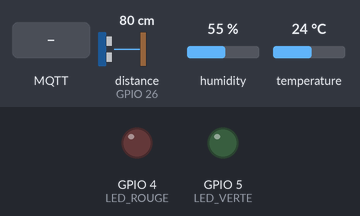
The sketch below on a simulated ESP32. On the bench: output pins drawn as LEDs (lit = HIGH). The test bench sets the inputs (shaded band); at power-on: distance to the obstacle (sensor on GPIO 26) 80 cm, humidity 55 %, temperature 24 °C. The echo pulse lasts 58.3 µs per cm; WiFi joins after 1.5 s; servers stay silent unless stated; no MQTT or app messages arrive unless stated; pins used as bus, display or sensor lines are not drawn; what the sketch prints to the serial monitor is not drawn.

Above: at 2.7 s.
2.8 s: MQTT message "ON" arrives on the first subscribed topic
At 3.1 s:
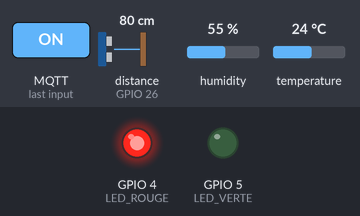
6.5 s: MQTT message "ON" arrives on the first subscribed topic
At 10.6 s:
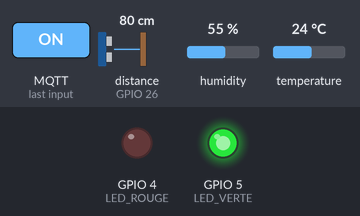
11.5 s: distance to the obstacle (sensor on GPIO 26) set to 23 cm
16.2 s: distance to the obstacle (sensor on GPIO 26) set to 19 cm
At 20.5 s:
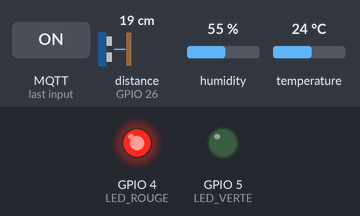
21.5 s: distance to the obstacle (sensor on GPIO 26) set to 35 cm
At 25.6 s:
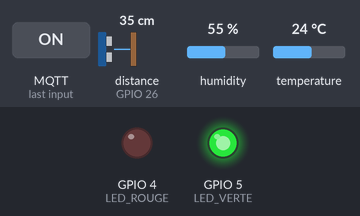
Timing chart, 0 to 27.1 s (numbered marks = the images above; inputs shaded):
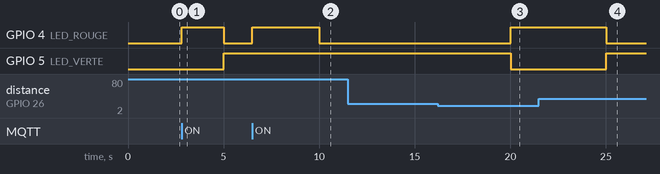

Measured:
- the behaviour switches between 21 and 20 cm on distance to the obstacle (sensor on GPIO 26) (found by bisection; images 2 and 3)
- after the input at 2.8 s, GPIO 4 (LED_ROUGE): LOW → HIGH at once, → LOW 2.2 s later
- after the input at 6.5 s, GPIO 4 (LED_ROUGE): LOW → HIGH at once, → LOW 3.5 s later
- after the input at 11.5 s, every drawn part: stays the same
- after the input at 16.2 s, GPIO 4 (LED_ROUGE): LOW → HIGH after 3.8 s; GPIO 5 (LED_VERTE): HIGH → LOW after 3.8 s
- after the input at 21.5 s, GPIO 4 (LED_ROUGE): HIGH → LOW after 3.5 s; GPIO 5 (LED_VERTE): LOW → HIGH after 3.5 s

The sketch:

sketch_dec10a.ino
```cpp
#include <WiFi.h>
#include <PubSubClient.h>
#include <DHT.h>

// ======================================================
// 🔧 WIFI
// ======================================================
const char *ssid = "Box_Wifi";
const char *password = "AFJAD@2002!";

// ======================================================
// 🔐 MQTT TLS
// ======================================================
const char *mqtt_server = "192.168.1.136";
const int mqtt_port = 11883;
const char *mqtt_user = "esp32";
const char *mqtt_pass = "admin123";

// ======================================================
// 📌 CERTIFICAT CA
// ======================================================
static const char ca_cert[] PROGMEM = R"EOF(
-----BEGIN CERTIFICATE-----
MIIFozCCA4ugAwIBAgIUDSjPZkf6QOgO+hJUgfOp62lDCgUwDQYJKoZIhvcNAQEL
BQAwYTELMAkGA1UEBhMCTUcxEzARBgNVBAgMCk1hZGFnYXNjYXIxFTATBgNVBAcM
DEFudGFuYW5hcml2bzEVMBMGA1UECgwMSW9ULVNlY3VyaXR5MQ8wDQYDVQQDDAZJ
b1QtQ0EwHhcNMjUxMjEwMTMwNzIyWhcNMzUxMjA4MTMwNzIyWjBhMQswCQYDVQQG
EwJNRzETMBEGA1UECAwKTWFkYWdhc2NhcjEVMBMGA1UEBwwMQW50YW5hbmFyaXZv
MRUwEwYDVQQKDAxJb1QtU2VjdXJpdHkxDzANBgNVBAMMBklvVC1DQTCCAiIwDQYJ
KoZIhvcNAQEBBQADggIPADCCAgoCggIBANYdIcjT4mA1qZrdp7Ftwe9C00JFVqus
8/UdqIyG7sIfCHaRFDX91EilMn/0+KgLXOe2ZSTfWqy1oKLH/zn/Ayp39vnAlctb
BNGXEEaAHLGALtUO9JyW1VElgU501BvdUim9lf16QLAyfa9qBOuXcNFSxZdlcJw9
nXGCCG/kJwkng9oi+auYFvwCh85pzkcVi82b9YdOh2Iaoy/koA5WX316jXDCttiE
CPIUfCJN+N7zjwlbfC1YSU0WTIkju1A1lsvYQcALA8OUKn7rv1B9PHNoV86bNA52
Ehm4akQhozeSbqEFJAsRznXiFWcXHrEY9FVl6vwYAu2SvJY80+9Ug1HypIwgCZGP
3b0JopMYWfM8dwCijM6ErAnLo3EMbt8v4cCZUYltsd688ThjqlagROn1lXibUW7L
MLiH1wkxZVyUuV+37RW+N0AckURfsMcOazfvQRm9zR6Jg6CjYvUk5iPXx+ZEzkiS
7l06DGv4nScTmznHV4IcMs64r9zTl159aTvcZQHA0DfbCJOfavzBlCNNJBy1bliw
woIcvXMxqpYL0GtjZXu1OE28ziXSruNIHnLuId2bqUV11DuOKCXBgkgfOwePdBkl
Fikq1+g8IzprYHVJ+i/Apla9dTI01dJzHp7w44FkASaSl1M4xislOgvRXpoUiMtU
d/gQFy3XqY5nAgMBAAGjUzBRMB0GA1UdDgQWBBQLNxANJUVWrGpvJ03cqpw5zjLb
oTAfBgNVHSMEGDAWgBQLNxANJUVWrGpvJ03cqpw5zjLboTAPBgNVHRMBAf8EBTAD
AQH/MA0GCSqGSIb3DQEBCwUAA4ICAQCUw5AyUObWgD8yStEJ34PmzekqkNVQGGhY
q7j975fNszAZ3k+Ex6V8Cbnxi1i+BU+NsIi1HsfcYtuMowQYgbjoCxasDdr89gak
qVptE9bVywdJhCnxSrDAWjse8n5EzjgCA7ZP9xitf2OMM8BSat35I52eqMhgBhWi
0ud0Y2xVMDg55gN+N5/jB2TPR3HaQ7xByqyRCNWlurf3OTs3HrHEDSwagokQ8vY8
9mLHzmoC7RfGST/ZLZENVPszEzXAtvPQG8iGYy54wovt8tLj4Pdvw+yeUACKIzFS
gpwRUgDFdg6voR2UYXfQX0fhnAvHtL6Md7uHzYss2paJcWB26+Jg4vg+GNTwDf4a
xVtOm+/S2P0n+YyASAkwOtJCeg+THzSfohGo4W+hYPd3B8mHV5AOMzdTqDqPeplD
9HhfmNkP4FdSUjYx26MkTU0a7K/XhtDcRhqdbLg145uWqNAgTkIn+k8IXkmu6s5g
nyAZJFTo+JywjJtZcGtTbcnzEcUzmeHmWOxYB0Q8HYaGljeQxXsHz2gKZC61OWou
As/EHrP9k+wfDNsg8Hhpfrur+iuBDdhxO0Hy2+m8I4U2i/qeXWEy+uGAHa5hYYqY
US6pzfarusYntuQnEyary/gX62/L9maOyY5X2hvmzZ1Ii407qwV83TJM68DyUro7
WDS2JbYmXg==
-----END CERTIFICATE-----
)EOF";

// ======================================================
// 📌 DHT22
// ======================================================
#define DHTPIN 15
#define DHTTYPE DHT22
DHT dht(DHTPIN, DHTTYPE);

// ======================================================
// 📌 LEDS
// ======================================================
#define LED_ROUGE 4
#define LED_VERTE 5

// ======================================================
// 📌 HC-SR04
// ======================================================
#define TRIG 27
#define ECHO 26

// Utiliser WiFiClient standard pour le port non-sécurisé
WiFiClient espClient;
PubSubClient client(espClient);

// ======================================================
// 📩 CALLBACK MQTT : COMMANDE LEDS
// ======================================================
void mqttCallback(char *topic, byte *payload, unsigned int length)
{
  String msg = "";
  for (int i = 0; i < length; i++)
    msg += (char)payload[i];
  msg.trim();

  Serial.print("📩 MQTT -> ");
  Serial.print(topic);
  Serial.print(" : ");
  Serial.println(msg);

  if (String(topic) == "iot/cmd/led_rouge")
  {
    digitalWrite(LED_ROUGE, msg == "ON");
    Serial.println(msg == "ON" ? "🔴 LED ROUGE ON" : "🔴 LED ROUGE OFF");
  }

  if (String(topic) == "iot/cmd/led_verte")
  {
    digitalWrite(LED_VERTE, msg == "ON");
    Serial.println(msg == "ON" ? "🟢 LED VERTE ON" : "🟢 LED VERTE OFF");
  }
}

// ======================================================
// 📡 WIFI
// ======================================================
void setup_wifi()
{
  Serial.println("\n📡 Connexion au WiFi...");
  WiFi.begin(ssid, password);

  while (WiFi.status() != WL_CONNECTED)
  {
    delay(300);
    Serial.print(".");
  }

  Serial.println("\n📶 WiFi connecté !");
  Serial.print("👉 Adresse IP : ");
  Serial.println(WiFi.localIP());
  Serial.println("=====================================");
}

// ======================================================
// 🔄 MQTT AUTO-RECONNECT
// ======================================================
void reconnect()
{
  while (!client.connected())
  {
    Serial.println("🔁 Tentative de connexion MQTT...");
    if (client.connect("ESP32Client", mqtt_user, mqtt_pass))
    {
      Serial.println("🟢 Connecté au Broker MQTT !");
      client.subscribe("iot/cmd/led_rouge");
      client.subscribe("iot/cmd/led_verte");
    }
    else
    {
      Serial.println("⚠️ MQTT non connecté, nouvelle tentative...");
      delay(2000);
    }
  }
}

// ======================================================
// 📏 LECTURE DISTANCE
// ======================================================
float readDistance()
{
  digitalWrite(TRIG, LOW);
  delayMicroseconds(2);
  digitalWrite(TRIG, HIGH);
  delayMicroseconds(10);
  digitalWrite(TRIG, LOW);

  long duration = pulseIn(ECHO, HIGH);
  return duration * 0.0343 / 2;
}

// ======================================================
// 🚀 SETUP
// ======================================================
void setup()
{
  Serial.begin(115200);
  Serial.println("🔌 Initialisation ESP32...");
  Serial.println("=====================================");

  pinMode(LED_ROUGE, OUTPUT);
  pinMode(LED_VERTE, OUTPUT);
  pinMode(TRIG, OUTPUT);
  pinMode(ECHO, INPUT);

  dht.begin();
  setup_wifi();

  // Pas de certificat pour connexion non-sécurisée
  client.setServer(mqtt_server, mqtt_port);
  client.setCallback(mqttCallback);
}

// ======================================================
// 🔁 LOOP
// ======================================================
void loop()
{
  if (!client.connected())
    reconnect();
  client.loop();

  static unsigned long last = 0;
  if (millis() - last > 5000)
  {
    last = millis();

    float temp = dht.readTemperature();
    float hum = dht.readHumidity();
    float dist = readDistance();

    if (isnan(temp) || isnan(hum))
    {
      Serial.println("❌ Erreur capteur DHT22 !");
      return;
    }

    digitalWrite(LED_ROUGE, dist < 20);
    digitalWrite(LED_VERTE, dist >= 20);

    // 🖥️ AFFICHAGE SERIE COMPLET
    Serial.println("===== 📊 Mesures =====");
    Serial.print("🌡 Température : ");
    Serial.println(temp);
    Serial.print("💧 Humidité    : ");
    Serial.println(hum);
    Serial.print("📏 Distance    : ");
    Serial.println(dist);
    Serial.println("======================");

    // JSON MQTT - Format compatible avec le backend
    char payload[256];
    snprintf(payload, sizeof(payload),
             "{\"sensors\":{\"temperature\":%.2f,\"humidity\":%.2f,\"distance\":%.2f,\"motion\":false},\"net\":{\"tx_bytes\":0,\"rx_bytes\":0,\"connections\":0}}",
             temp, hum, dist);

    // Topic format: devices/{device_id}/telemetry
    client.publish("devices/ESP32-001/telemetry", payload);
    Serial.println("📤 Données publiées sur MQTT");
  }
}
```
